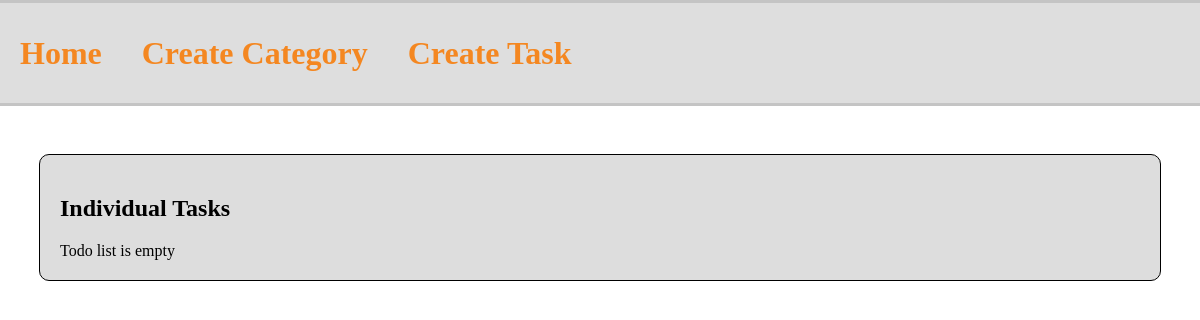
The app's page /, older data.
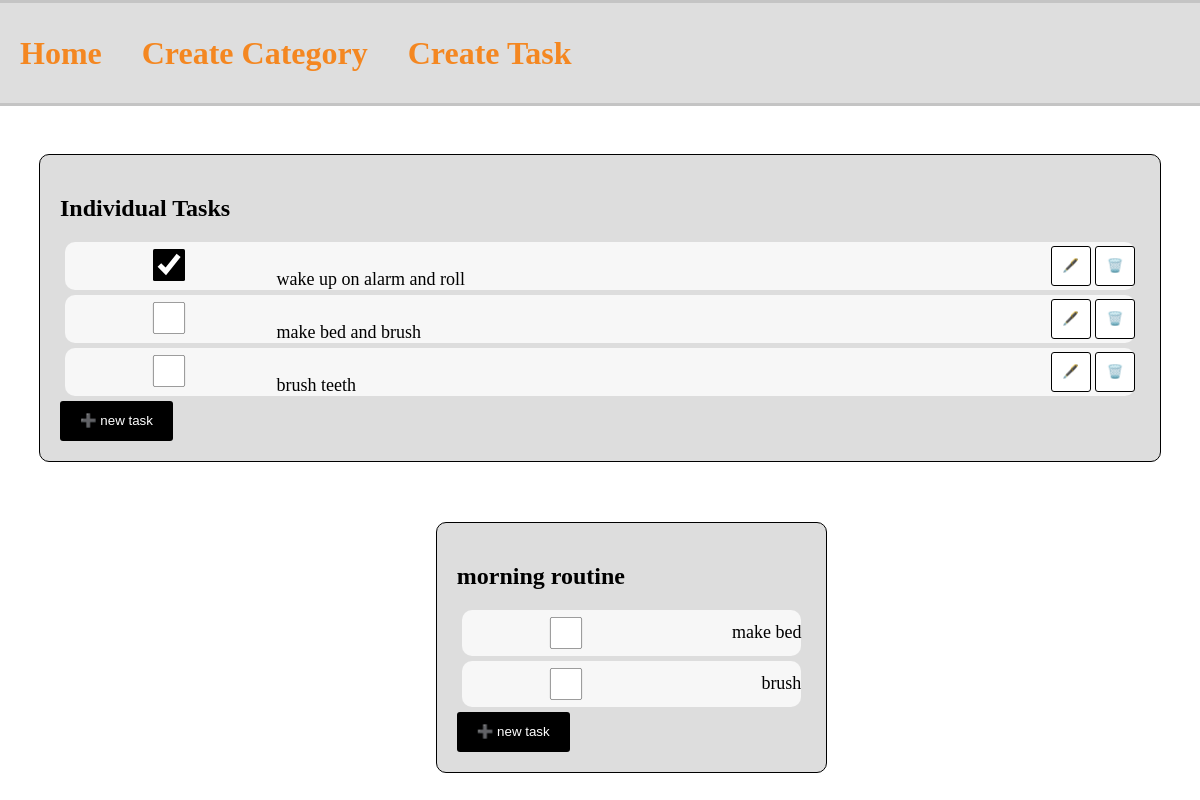
The same page, newer data.
### objectives/models.py (models this page shows, shortened)
class Task(models.Model):
    uuid = models.UUIDField(default=uuid4, primary_key=True, verbose_name="task uuid")
    category = models.ForeignKey(Category, on_delete=models.CASCADE, blank=True, null= True)
    name = models.CharField(max_length=50, verbose_name="task name")
    descripiton = models.CharField(max_length=100, null=True, blank=True, verbose_name="task description")
    creation_time = models.DateTimeField(auto_now_add=True)
    type = models.CharField(max_length=30, choices=[("exercise", "Exercise"),("chores", "Chores"),("academic", "Academic"),("code", "Code"),("habit","Habit"),("other","Other")], default="NA")
    status = models.BooleanField(default=False)

class Category(models.Model):
    uuid = models.UUIDField(default=uuid4, primary_key= True, verbose_name="category uuid")
    name = models.CharField(max_length=50, verbose_name="category name")
    description = models.CharField(max_length=100, null=True, blank=True, verbose_name="category description")
    creation_time = models.DateTimeField(auto_now_add=True)
    type = models.CharField(max_length=30, choices=[("exercise", "Exercise"),("chores", "Chores"),("academic", "Academic"),("code", "Code"),("habit","Habit"),("other","Other")], default="NA")
    status = models.BooleanField(default=False,)
    def __str__(self):
        return self.name

### objectives/views.py (the view)
# urls.py: path("", views.base_func, name="base"),
def base_func(request):
    today = now().date()
    individual_tasks = Task.objects.filter(category=None).filter(creation_time__date = today)
    categories = Category.objects.filter(creation_time__date = today)
    categorized_tasks = []
    for category in categories:
        tasks = None
        try:
            tasks = Task.objects.filter(category = category)
        except:
            print(f"The Category {category.name} \ndoes not have any task.  ")
        categorized_tasks.append({
            "category": category,
            "tasks" : tasks
        })
    return render(request, "objectives/homepage.html", {"individual_tasks":individual_tasks, "categories":categories, "categorized_tasks":categorized_tasks})

### objectives/templates/objectives/homepage.html (shortened to what this page needs)
{% extends "objectives/base.html" %}
{% block page-output %}
<div id="individual_task_category" class="category">
    <h2>Individual Tasks</h2>
        {% if individual_tasks %}
                {% for task in individual_tasks  %}
                    <label class="task">
                        <form method="post" action="/change_status/{{task.uuid}}/">
                                    {% if task.status %}
                                        <input type="checkbox" name="status" onchange="this.form.submit()" checked>
                                        {{task.name}}
                                    {% else %}
                                        <input type="checkbox" name="status" onchange="this.form.submit()" >
                                        {{task.name}}
                                    {% endif %}
                        </form>
                            <div>
                                <a href="/edit_task/{{task.uuid}}/">
                                    <button class="icon_button">
                                        🖋️
                                    </button>
                                </a>
                                <a href="/delete_task/{{task.uuid}}/">
                                    <button class="icon_button">
                                        🗑️
                                    </button>
                                </a>
                            </div>
                    </label>
                {% endfor %}
                <a href="/task_creation/{{category.category.uuid}}">
                    <button>
                        ➕ new task
                    </button>
                </a>
        {% else %}
            <div>
                Todo list is empty
            </div>
        {% endif %}
    </div>
    <div id="all_task_category" >
        {% for category in categorized_tasks %}
            <div class="category">
                <h2>{{category.category}}</h2>
                {% if category.tasks != None %}
                    {% for task in category.tasks %}
                        <div>
                            <form method="post" action="/change_status/{{task.uuid}}">
                                <div class="task">
                                    {% if task.status %}
                                    <input type="checkbox" onchange="this.form.submit()" checked>
                                    {{task.name}}
                                    {% else %}
                                    <input type="checkbox" onchange="this.form.submit()">
                                    {{task.name}}
                                    {% endif %}
                                </div>
                            </form>
                        </div>
                    {% endfor %}
                {% else %}
                    <h4>No tasks here</h4>
                {% endif %}
                <a href="/task_creation/{{category.category.uuid}}">
                    <button>
                        ➕ new task
                    </button>
                </a>
            </div>
        {% endfor %}
    </div>
{% endblock page-output %}

### objectives/templates/objectives/base.html (shortened to what this page needs)
<!DOCTYPE html>
<html lang="en">
<head>
</head>
<body>
    <nav>
        <a href="/">Home</a>
        <a href="/category_creation">Create Category</a>
        <a href="/task_creation">Create Task</a>
    </nav>
    <br>
    {% block page-output %}{% endblock page-output %}
</body>
</html>

### objectives/templates/objectives/base.html (style rules this page uses)
body { padding: 0px; margin: 0px; display: flex; flex-direction: column; justify-content: center; align-items: center; }
a { text-decoration: none; }
nav { width: 100%; padding: 0; margin: 0; background-color: #dedede; display: flex; justify-content: left; align-items: center; font-family: 'Times New Roman', Times, serif; font-size: xx-large; height: 100px; border: 3px solid #c4c4c4; }
nav a { margin-right: 20px; margin-left: 20px; text-decoration: none; color: rgb(244, 135, 33); font-weight: bold; }
.category { background-color: #7c7c7c42; width: 90%; padding: 20px; margin: 30px; border-radius: 10px; border: 1px solid black; }
.task { background-color: #f7f7f7; color: black; margin: 5px; border-radius: 10px; display: flex; justify-content: space-between; align-items: center; font-size: large; }
input { background-color: #c4c4c4; height: 40px; width: 200px; border: 1px solid black; border-radius: 3px; align-items: center; }
input[type="checkbox"] { transform: scale(0.8); accent-color: black; cursor: pointer; }
button { height: 40px; width: auto; padding: 0px 20px 0px 20px; background: black; color: white; border: none; border-radius: 3px; }
.icon_button { background-color: white; height: 40px; width: 40px; padding: 0px; border: 1px solid black ; }

Row changes from the older to the newer data that the page shows:
added Task: name "wake up on alarm and roll", shown under "Individual Tasks"
added Task: name "make bed and brush", shown under "Individual Tasks"
added Task: name "brush teeth", shown under "Individual Tasks"
added Category: category "morning routine"
added Task: name "make bed", shown under "morning routine"
added Task: name "brush", shown under "morning routine"
Text that changed along with them:
text no longer shown: "Todo list is empty"
text now shown: "➕ new task"
